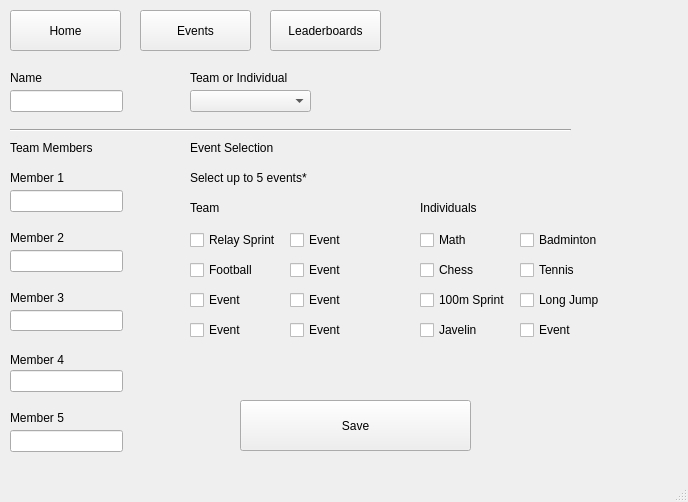
<?xml version="1.0" encoding="UTF-8"?>
<ui version="4.0">
 <class>MainWindow</class>
 <widget class="QMainWindow" name="MainWindow">
  <property name="geometry">
   <rect>
    <x>0</x>
    <y>0</y>
    <width>688</width>
    <height>502</height>
   </rect>
  </property>
  <property name="windowTitle">
   <string>MainWindow</string>
  </property>
  <widget class="QWidget" name="centralwidget">
   <widget class="QLabel" name="label">
    <property name="geometry">
     <rect>
      <x>10</x>
      <y>70</y>
      <width>71</width>
      <height>16</height>
     </rect>
    </property>
    <property name="text">
     <string>Name</string>
    </property>
   </widget>
   <widget class="QLineEdit" name="name">
    <property name="geometry">
     <rect>
      <x>10</x>
      <y>90</y>
      <width>113</width>
      <height>22</height>
     </rect>
    </property>
   </widget>
   <widget class="QLabel" name="label_2">
    <property name="geometry">
     <rect>
      <x>10</x>
      <y>140</y>
      <width>101</width>
      <height>16</height>
     </rect>
    </property>
    <property name="text">
     <string>Team Members</string>
    </property>
   </widget>
   <widget class="QLineEdit" name="member_1">
    <property name="geometry">
     <rect>
      <x>10</x>
      <y>190</y>
      <width>113</width>
      <height>22</height>
     </rect>
    </property>
   </widget>
   <widget class="QLineEdit" name="member_2">
    <property name="geometry">
     <rect>
      <x>10</x>
      <y>250</y>
      <width>113</width>
      <height>22</height>
     </rect>
    </property>
   </widget>
   <widget class="QLabel" name="label_3">
    <property name="geometry">
     <rect>
      <x>10</x>
      <y>170</y>
      <width>61</width>
      <height>16</height>
     </rect>
    </property>
    <property name="text">
     <string>Member 1</string>
    </property>
   </widget>
   <widget class="QLabel" name="label_4">
    <property name="geometry">
     <rect>
      <x>10</x>
      <y>410</y>
      <width>61</width>
      <height>16</height>
     </rect>
    </property>
    <property name="text">
     <string>Member 5</string>
    </property>
   </widget>
   <widget class="QLabel" name="label_5">
    <property name="geometry">
     <rect>
      <x>10</x>
      <y>350</y>
      <width>61</width>
      <height>20</height>
     </rect>
    </property>
    <property name="text">
     <string>Member 4</string>
    </property>
   </widget>
   <widget class="QLabel" name="label_6">
    <property name="geometry">
     <rect>
      <x>10</x>
      <y>290</y>
      <width>61</width>
      <height>16</height>
     </rect>
    </property>
    <property name="text">
     <string>Member 3</string>
    </property>
   </widget>
   <widget class="QLabel" name="label_7">
    <property name="geometry">
     <rect>
      <x>10</x>
      <y>230</y>
      <width>61</width>
      <height>16</height>
     </rect>
    </property>
    <property name="text">
     <string>Member 2</string>
    </property>
   </widget>
   <widget class="QLineEdit" name="member_4">
    <property name="geometry">
     <rect>
      <x>10</x>
      <y>370</y>
      <width>113</width>
      <height>22</height>
     </rect>
    </property>
   </widget>
   <widget class="QLineEdit" name="member_3">
    <property name="geometry">
     <rect>
      <x>10</x>
      <y>310</y>
      <width>113</width>
      <height>21</height>
     </rect>
    </property>
   </widget>
   <widget class="QLineEdit" name="member_5">
    <property name="geometry">
     <rect>
      <x>10</x>
      <y>430</y>
      <width>113</width>
      <height>22</height>
     </rect>
    </property>
   </widget>
   <widget class="QComboBox" name="team_or_indvidual">
    <property name="geometry">
     <rect>
      <x>190</x>
      <y>90</y>
      <width>121</width>
      <height>22</height>
     </rect>
    </property>
   </widget>
   <widget class="QLabel" name="label_8">
    <property name="geometry">
     <rect>
      <x>190</x>
      <y>70</y>
      <width>111</width>
      <height>16</height>
     </rect>
    </property>
    <property name="text">
     <string>Team or Individual</string>
    </property>
   </widget>
   <widget class="QPushButton" name="entry_form_save_button">
    <property name="geometry">
     <rect>
      <x>240</x>
      <y>400</y>
      <width>231</width>
      <height>51</height>
     </rect>
    </property>
    <property name="text">
     <string>Save</string>
    </property>
   </widget>
   <widget class="QCheckBox" name="checkBox">
    <property name="geometry">
     <rect>
      <x>190</x>
      <y>290</y>
      <width>77</width>
      <height>20</height>
     </rect>
    </property>
    <property name="text">
     <string>Event</string>
    </property>
   </widget>
   <widget class="QCheckBox" name="checkBox_2">
    <property name="geometry">
     <rect>
      <x>290</x>
      <y>320</y>
      <width>77</width>
      <height>20</height>
     </rect>
    </property>
    <property name="text">
     <string>Event</string>
    </property>
   </widget>
   <widget class="QCheckBox" name="checkBox_3">
    <property name="geometry">
     <rect>
      <x>290</x>
      <y>290</y>
      <width>77</width>
      <height>20</height>
     </rect>
    </property>
    <property name="text">
     <string>Event</string>
    </property>
   </widget>
   <widget class="QCheckBox" name="checkBox_4">
    <property name="geometry">
     <rect>
      <x>290</x>
      <y>230</y>
      <width>77</width>
      <height>20</height>
     </rect>
    </property>
    <property name="text">
     <string>Event</string>
    </property>
   </widget>
   <widget class="QCheckBox" name="event_chess">
    <property name="geometry">
     <rect>
      <x>420</x>
      <y>260</y>
      <width>77</width>
      <height>20</height>
     </rect>
    </property>
    <property name="text">
     <string>Chess</string>
    </property>
   </widget>
   <widget class="QCheckBox" name="event_long_jump">
    <property name="geometry">
     <rect>
      <x>520</x>
      <y>290</y>
      <width>81</width>
      <height>20</height>
     </rect>
    </property>
    <property name="text">
     <string>Long Jump</string>
    </property>
   </widget>
   <widget class="QCheckBox" name="event_math">
    <property name="geometry">
     <rect>
      <x>420</x>
      <y>230</y>
      <width>77</width>
      <height>20</height>
     </rect>
    </property>
    <property name="text">
     <string>Math</string>
    </property>
   </widget>
   <widget class="QCheckBox" name="event_tennis">
    <property name="geometry">
     <rect>
      <x>520</x>
      <y>260</y>
      <width>77</width>
      <height>20</height>
     </rect>
    </property>
    <property name="text">
     <string>Tennis</string>
    </property>
   </widget>
   <widget class="QCheckBox" name="checkBox_9">
    <property name="geometry">
     <rect>
      <x>520</x>
      <y>320</y>
      <width>77</width>
      <height>20</height>
     </rect>
    </property>
    <property name="text">
     <string>Event</string>
    </property>
   </widget>
   <widget class="QCheckBox" name="event_badminton">
    <property name="geometry">
     <rect>
      <x>520</x>
      <y>230</y>
      <width>81</width>
      <height>20</height>
     </rect>
    </property>
    <property name="text">
     <string>Badminton</string>
    </property>
   </widget>
   <widget class="QCheckBox" name="event_100m_sprint">
    <property name="geometry">
     <rect>
      <x>420</x>
      <y>290</y>
      <width>101</width>
      <height>20</height>
     </rect>
    </property>
    <property name="text">
     <string>100m Sprint</string>
    </property>
   </widget>
   <widget class="QCheckBox" name="event_javelin">
    <property name="geometry">
     <rect>
      <x>420</x>
      <y>320</y>
      <width>77</width>
      <height>20</height>
     </rect>
    </property>
    <property name="text">
     <string>Javelin</string>
    </property>
   </widget>
   <widget class="QCheckBox" name="checkBox_14">
    <property name="geometry">
     <rect>
      <x>190</x>
      <y>320</y>
      <width>77</width>
      <height>20</height>
     </rect>
    </property>
    <property name="text">
     <string>Event</string>
    </property>
   </widget>
   <widget class="QCheckBox" name="checkBox_15">
    <property name="geometry">
     <rect>
      <x>290</x>
      <y>260</y>
      <width>77</width>
      <height>20</height>
     </rect>
    </property>
    <property name="text">
     <string>Event</string>
    </property>
   </widget>
   <widget class="QCheckBox" name="event_relay_sprint">
    <property name="geometry">
     <rect>
      <x>190</x>
      <y>230</y>
      <width>91</width>
      <height>20</height>
     </rect>
    </property>
    <property name="text">
     <string>Relay Sprint</string>
    </property>
   </widget>
   <widget class="QCheckBox" name="event_football">
    <property name="geometry">
     <rect>
      <x>190</x>
      <y>260</y>
      <width>77</width>
      <height>20</height>
     </rect>
    </property>
    <property name="text">
     <string>Football</string>
    </property>
   </widget>
   <widget class="QLabel" name="label_9">
    <property name="geometry">
     <rect>
      <x>190</x>
      <y>140</y>
      <width>91</width>
      <height>16</height>
     </rect>
    </property>
    <property name="text">
     <string>Event Selection</string>
    </property>
   </widget>
   <widget class="QLabel" name="label_10">
    <property name="geometry">
     <rect>
      <x>190</x>
      <y>200</y>
      <width>55</width>
      <height>16</height>
     </rect>
    </property>
    <property name="text">
     <string>Team</string>
    </property>
   </widget>
   <widget class="QLabel" name="label_11">
    <property name="geometry">
     <rect>
      <x>420</x>
      <y>200</y>
      <width>61</width>
      <height>16</height>
     </rect>
    </property>
    <property name="text">
     <string>Individuals</string>
    </property>
   </widget>
   <widget class="QLabel" name="label_12">
    <property name="geometry">
     <rect>
      <x>190</x>
      <y>170</y>
      <width>131</width>
      <height>16</height>
     </rect>
    </property>
    <property name="text">
     <string>Select up to 5 events*</string>
    </property>
   </widget>
   <widget class="Line" name="line">
    <property name="geometry">
     <rect>
      <x>10</x>
      <y>120</y>
      <width>561</width>
      <height>20</height>
     </rect>
    </property>
    <property name="orientation">
     <enum>Qt::Horizontal</enum>
    </property>
   </widget>
   <widget class="QPushButton" name="pushButton">
    <property name="geometry">
     <rect>
      <x>10</x>
      <y>10</y>
      <width>111</width>
      <height>41</height>
     </rect>
    </property>
    <property name="text">
     <string>Home</string>
    </property>
   </widget>
   <widget class="QPushButton" name="pushButton_2">
    <property name="geometry">
     <rect>
      <x>140</x>
      <y>10</y>
      <width>111</width>
      <height>41</height>
     </rect>
    </property>
    <property name="text">
     <string>Events</string>
    </property>
   </widget>
   <widget class="QPushButton" name="pushButton_3">
    <property name="geometry">
     <rect>
      <x>270</x>
      <y>10</y>
      <width>111</width>
      <height>41</height>
     </rect>
    </property>
    <property name="text">
     <string>Leaderboards</string>
    </property>
   </widget>
  </widget>
  <widget class="QStatusBar" name="statusbar"/>
  <widget class="QMenuBar" name="menuBar">
   <property name="geometry">
    <rect>
     <x>0</x>
     <y>0</y>
     <width>688</width>
     <height>21</height>
    </rect>
   </property>
  </widget>
  <action name="close_application">
   <property name="text">
    <string>Close</string>
   </property>
  </action>
 </widget>
 <resources/>
 <connections/>
</ui>
